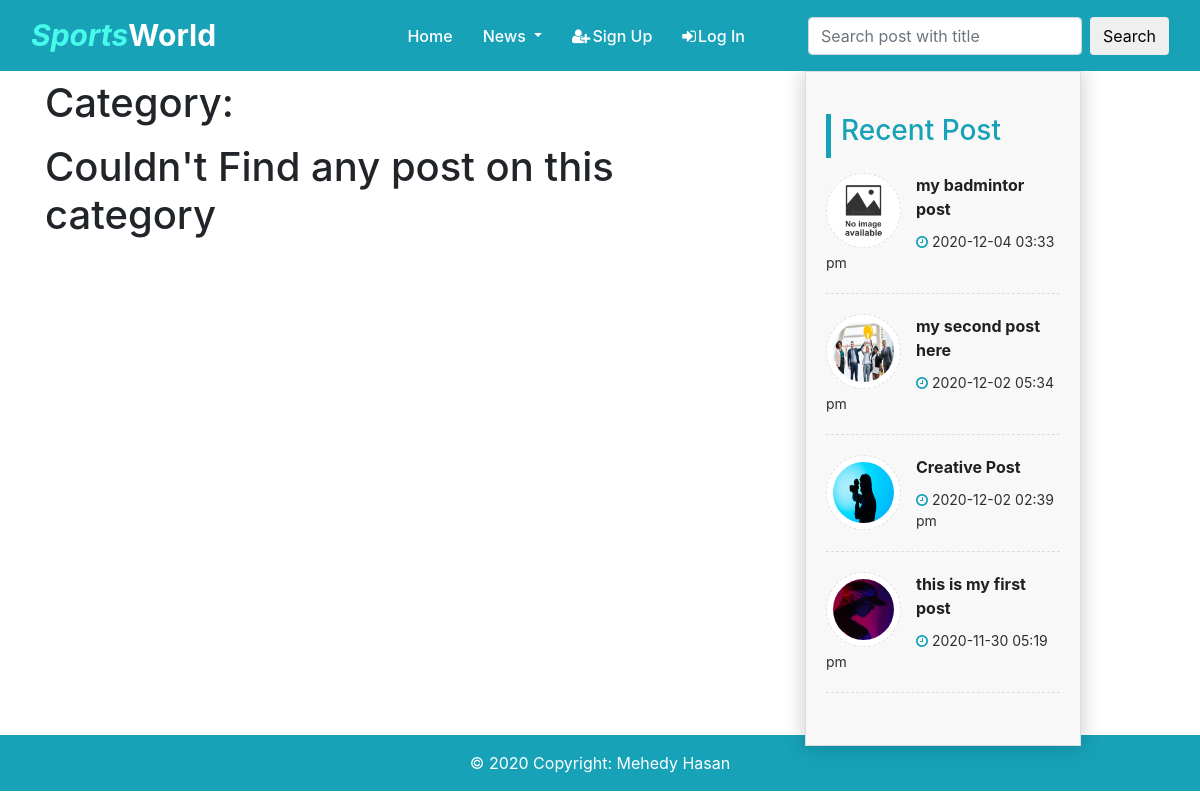
The app's page /categorized.php with its own data.
### tables this page shows
CREATE TABLE `posts` (
  `id` int(11) NOT NULL,
  `title` varchar(250) NOT NULL,
  `category` varchar(50) NOT NULL,
  `image` varchar(100) NOT NULL,
  `description` varchar(10000) NOT NULL,
  `authorName` varchar(100) NOT NULL,
  `authorId` varchar(50) NOT NULL,
  `createdAt` varchar(50) NOT NULL,
  `publish` int(1) NOT NULL
);

### includes/menubar.php (the view, shortened to what this page needs)
<section class="nav-area bg-info sticky-top">
    <div class="container-fluid">
        <nav class="navbar navbar-expand-lg navbar-light ">
            <a class="navbar-brand mr-50" href="index"><i>Sports</i>World</a>
            <div class="collapse navbar-collapse" id="navbarSupportedContent">
                <ul class="navbar-nav ml-auto mr-5">
                    <li class="nav-item active">
                        <a class="nav-link" href="index">Home <span class="sr-only">(current)</span></a>
                    </li>
                    <li class="nav-item dropdown">
                        <a class="nav-link  dropdown-toggle" href="#" id="navbarDropdown" role="button" data-toggle="dropdown" aria-haspopup="true" aria-expanded="false">
                            News </a>
                    </li>
                    <?php
                    if(isset($_SESSION['name'])){ ?>
                    <li class="nav-item dropdown">
                        <a class="nav-link username dropdown-toggle" href="#" id="navbarDropdown" role="button" data-toggle="dropdown" aria-haspopup="true" aria-expanded="false">
                            <i class="fa fa-user" style="margin-right:2px;" aria-hidden="true"></i>
                            <?php echo $_SESSION['name'];  ?>
                        </a>
                        <div class="dropdown-menu" aria-labelledby="navbarDropdown">
                        <?php if($_SESSION['mode']>=1){
                        echo ' <a class="dropdown-item" href="admin/index">Dashboard</a>';
                    }?>
                            <div class="dropdown-divider"></div>
                            <a class="dropdown-item" href="logout"><i class="fa fa-sign-out" style="margin-right:2px;" aria-hidden="true"></i>Log Out</a>
                        </div>
                    </li>
                    <?php }else{ ?>
                    <li class="nav-item">
                        <a class="nav-link" href="signup"><i style="margin-right:2px;" class="fa fa-user-plus" aria-hidden="true"></i>Sign Up</a>
                    </li>
                    <li class="nav-item">
                        <a class="nav-link" href="login"><i style="margin-right:2px;" class="fa fa-sign-in" aria-hidden="true"></i>Log In</a>
                    </li>
                    <?php }
                    ?>
                </ul>
                <form action="search" method="POST" class="form-inline my-2 my-lg-0">
                    <input name="search" class="form-control mr-sm-2" type="search" placeholder="Search post with title" aria-label="Search">
                    <button class="btn btn-default my-2 my-sm-0" type="submit">Search</button>
                </form>
            </div>
        </nav>
    </div>
</section>

### includes/sidebar.php (shortened to what this page needs)
   <div class="sidebar widget position-fixed">
    <h3 class="text-info">Recent Post</h3>
    <ul>
        <?php
        $query= mysqli_query($conn,"select * from posts where publish=1 order by id desc limit 4");
        while($row = mysqli_fetch_array($query)){
        ?>
        <li>
            <div class="sidebar-thumb">
                <img class="animated rollIn" src="img/<?php if(!empty($row['image']))echo $row['image'];else echo'no_image.jpg' ?>" alt="" />
            </div>
            <div class="sidebar-content">
                <h5 class="animated bounceInRight"><a href="singlepost?key=<?php echo $row['id']; ?>"><?php echo $row['title']; ?></a></h5>
            </div>
            <div class="sidebar-meta">
                <span class="time" ><i class="fa fa-clock-o"></i> <?php echo $row['createdAt']; ?></span>
            </div>
        </li>
        <?php }
        ?>
    </ul>
</div>

### style.css (style rules this page uses)
* { margin: 0; padding: 0; box-sizing: border-box !important; }
body { min-height: 100vh !important; }
.navbar-light .navbar-brand { color: #fff; font-weight: 700; font-size: 30px; margin-right: 150px; }
.navbar-brand > i { color: #47faea; }
a.nav-link { color: #fff !important; font-weight: 500 !important; margin: 0 7px; }
.post-area h5 { margin: 0; }
.post-area h3 { color: #17a2b8 !important; margin: 10px 0px 15px; padding-bottom:10px; padding-left: 10px; border-left: 5px solid #17a2b8 !important; }
.sidebar { box-shadow: 0px 0px 20px 1px rgba(0, 0, 0, 0.2); }
.sidebar.widget { background: #f8f8f8; border: 1px solid #ddd; padding: 32px 20px; max-width: 23%; }
.sidebar.widget ul { margin: 0px; padding: 0; overflow: hidden; }
.sidebar.widget ul li { overflow: hidden; font-size: 14px; margin-bottom: 20px; border-bottom: 1px dashed #ddd; padding-bottom: 20px }
.sidebar-thumb { float: left; overflow: hidden; margin-right: 15px; }
.sidebar-thumb img { background: #fff; border: 1px dashed #e0e0e0; padding: 6px; height: 75px; width: 75px; -webkit-border-radius: 100px; -moz-border-radius: 100px; border-radius: 100px; }
.sidebar-content h5 { font-size: 16px; cursor: pointer; line-height: 24px; }
.sidebar-content h5 a { color: #202020; outline: 0 none; text-decoration: none; font-weight: bold }
.sidebar-meta { margin-top: 10px; }
.sidebar-meta span { color: #2e2e2e; }
.sidebar-meta span.time { margin-right: 10px; }
.sidebar-meta span i { color: #17a2b8 !important; }

### includes/sidebar.php (style rules this page uses)
.sidebar.widget { width: 100%; }

### records on screen
posts: title "my badmintor post", createdAt "2020-12-04 03:33 pm"
posts: image (picture), title "my second post here", createdAt "2020-12-02 05:34 pm"
posts: image (picture), title "Creative Post", createdAt "2020-12-02 02:39 pm"
posts: image (picture), title "this is my first post", createdAt "2020-11-30 05:19 pm"
